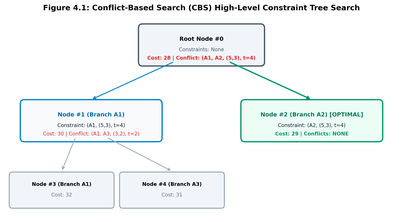
#> input picture figures/fig4_cbs_tree.png, 403 x 222 px, shrunk from 2670 x 1470 before the run, found by its file name
$ python generate_poster.py
#> lines starting #> are read from the running program, lines starting #| are printed output that depends on the picture
import os
import matplotlib
matplotlib.use('Agg')
import matplotlib.pyplot as plt
import matplotlib.patches as patches
from PIL import Image

os.environ['MPLCONFIGDIR'] = r'C:\Users\SEETHARAM\.gemini\antigravity\scratch\capstone-project_3\figures'
base_dir = r'C:\Users\SEETHARAM\.gemini\antigravity\scratch\capstone-project_3'
fig_dir = os.path.join(base_dir, 'figures')

# Create A1 Academic Poster (Aspect ratio roughly 1 : 1.414, e.g. 14 x 19.8 inches at 300 DPI)
fig = plt.figure(figsize=(14, 19.8), dpi=300)
ax = fig.add_axes([0, 0, 1, 1])
ax.axis('off')
ax.set_facecolor('#0B0F19')

# Top Banner Header (Navy / Dark Slate)
header_rect = patches.Rectangle((0, 0.88), 1.0, 0.12, facecolor='#141B2D', edgecolor='#0284C7', lw=2)
ax.add_patch(header_rect)

# Title Text
ax.text(0.04, 0.955, "AUTONOMOUS COLLABORATIVE ROBOT SWARM SIMULATOR & DIGITAL TWIN", fontsize=20, fontweight='bold', color='#FFFFFF', va='center')
ax.text(0.04, 0.925, "Multi-Agent Pathfinding (MAPF) Driven by Conflict-Based Search (CBS) and Space-Time A* with ROS2 / MQTT Telemetry", fontsize=11.5, color='#38BDF8', va='center')

# Team & Guide metadata
ax.text(0.04, 0.895, "Students: Sanjay (2303A52337) | Sathwik (2303A52158) | Seetharam (2303A52440)  •  Guide: Dr. Sudha Rani  •  School of CS&AI, SR University", fontsize=9.5, color='#94A3B8', va='center')

# Upper Right SRU Branding
ax.text(0.85, 0.945, "SR UNIVERSITY", fontsize=15, fontweight='bold', color='#FFAB00', ha='center', va='center')
ax.text(0.85, 0.92, "WARANGAL, TELANGANA", fontsize=8.5, color='#E2E8F0', ha='center', va='center')
ax.text(0.85, 0.898, "Capstone Project 2026-2027", fontsize=8, color='#00E676', ha='center', va='center')

# Left Column (x: 0.04 to 0.48), Right Column (x: 0.52 to 0.96)
def add_card(x, y, w, h, title, title_color='#00F2FE'):
    rect = patches.FancyBboxPatch((x, y), w, h, boxstyle="round,pad=0.015", facecolor='#141B2D', edgecolor='#334155', lw=1.5)
    ax.add_patch(rect)
    ax.text(x + 0.02, y + h - 0.025, title, fontsize=12, fontweight='bold', color=title_color, va='top')
    return x + 0.02, y + h - 0.045, w - 0.04, h - 0.06

# 1. Motivation & Problem Statement (Left Top)
tx, ty, tw, th = add_card(0.04, 0.70, 0.45, 0.165, "1. MOTIVATION & PROBLEM STATEMENT")
text_p1 = (
    "• In dense automated fulfillment centers, fleets of Automated Guided Vehicles (AGVs)\n"
    "  must navigate without collisions while minimizing arrival time and battery draw.\n"
    "• Coupled Joint A* scales exponentially: O(|V|^N) -> catastrophic memory exhaustion.\n"
    "• Decoupled Prioritized Planning is fast O(N*T) but sub-optimal and suffers from deadlocks.\n"
    "• Research Goal: Design a two-level Conflict-Based Search (CBS) engine guaranteeing\n"
    "  100% collision-free, globally optimal paths with sub-millisecond dynamic replanning."
)
ax.text(tx, ty, text_p1, fontsize=8.5, color='#E2E8F0', va='top', linespacing=1.4)

# 2. Mathematical Formulation & Conflict Primitives (Right Top)
tx, ty, tw, th = add_card(0.51, 0.70, 0.45, 0.165, "2. FORMULATION & CONFLICT PRIMITIVES", '#FFAB00')
text_p2 = (
    "• Discrete 4-Connected Spatial Grid Graph G = (V, E) with obstacle set O.\n"
    "• Space-Time A* Cost Function: f(v, t) = g(v, t) + h(v), where h(v) is Manhattan distance.\n"
    "• Vertex Collision: Exists if two AGVs occupy same cell at same time: p_i(t) = p_j(t) = v.\n"
    "• Edge Swap Collision: Exists if AGVs cross same edge oppositely: p_i(t-1)=u, p_i(t)=v AND p_j(t-1)=v, p_j(t)=u.\n"
    "• Objective: Minimize Sum of Costs (SOC) = SUM(len(path_i)) across all N agents."
)
ax.text(tx, ty, text_p2, fontsize=8.5, color='#E2E8F0', va='top', linespacing=1.4)

# 3. Two-Level Conflict-Based Search Architecture (Left Middle)
tx, ty, tw, th = add_card(0.04, 0.40, 0.45, 0.285, "3. SYSTEM ARCHITECTURE & CBS ENGINE")
img_cbs = Image.open(os.path.join(fig_dir, "fig4_cbs_tree.png"))
#> img_cbs is the input picture: PIL image 403x222 RGBA; mean R, G, B, A 242.1, 245.7, 246.3, 255
ax.imshow(img_cbs, extent=[0.06, 0.47, 0.41, 0.63], aspect='auto', zorder=5)

# 4. Digital Twin Dual Execution Frontends (Right Middle)
tx, ty, tw, th = add_card(0.51, 0.40, 0.45, 0.285, "4. DIGITAL TWIN DUAL FRONTENDS", '#00E676')
img_gui = Image.open(os.path.join(fig_dir, "fig6_web_dashboard.png"))
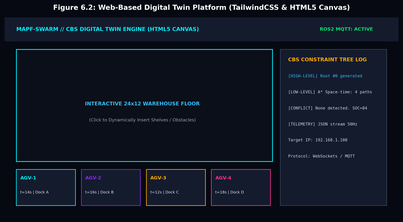
#> input picture figures/fig6_web_dashboard.png, 403 x 222 px, shrunk from 2670 x 1470 before the run, found by its file name
#> img_gui is the input picture: PIL image 403x222 RGBA; mean R, G, B, A 17.1, 24.5, 36.8, 255
ax.imshow(img_gui, extent=[0.53, 0.94, 0.41, 0.63], aspect='auto', zorder=5)

# 5. Experimental Results & Performance Benchmarks (Left Bottom)
tx, ty, tw, th = add_card(0.04, 0.12, 0.45, 0.265, "5. PERFORMANCE BENCHMARKS")
img_bench = Image.open(os.path.join(fig_dir, "fig7_runtime_comparison.png"))
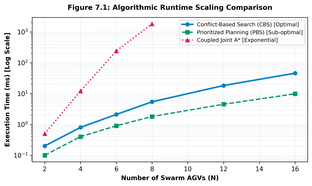
#> input picture figures/fig7_runtime_comparison.png, 312 x 186 px, shrunk from 2069 x 1230 before the run, found by its file name
#> img_bench is the input picture: PIL image 312x186 RGBA; mean R, G, B, A 240.7, 242.6, 243.6, 255
ax.imshow(img_bench, extent=[0.06, 0.47, 0.13, 0.33], aspect='auto', zorder=5)

# 6. Solution Optimality & ROS2 Telemetry (Right Bottom)
tx, ty, tw, th = add_card(0.51, 0.12, 0.45, 0.265, "6. SOC OPTIMALITY & TELEMETRY", '#FF2E93')
img_soc = Image.open(os.path.join(fig_dir, "fig7_sum_of_costs.png"))
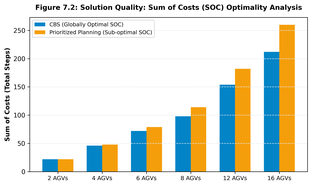
#> input picture figures/fig7_sum_of_costs.png, 312 x 186 px, shrunk from 2070 x 1230 before the run, found by its file name
#> img_soc is the input picture: PIL image 312x186 RGBA; mean R, G, B, A 223.2, 225.7, 216.3, 255
ax.imshow(img_soc, extent=[0.53, 0.94, 0.13, 0.33], aspect='auto', zorder=5)

# Bottom Footer
foot_rect = patches.Rectangle((0, 0), 1.0, 0.10, facecolor='#141B2D', edgecolor='#334155', lw=1.5)
ax.add_patch(foot_rect)
footer_text = (
    "KEY OUTCOMES: 100% Collision Avoidance | Globally Optimal Sum-of-Costs | <1.0ms Solving Time | Sub-millisecond Dynamic Floor Replanning\n"
    "ROS2 / MQTT JSON Telemetry Bridge at 50 Hz | Standalone Zero-Dependency Python Desktop GUI & Web Digital Twin Platform\n"
    "GitHub Repository: https://github.com/2303A52440/capstone-project_3.git  •  School of CS&AI, SR University, Warangal"
)
ax.text(0.5, 0.05, footer_text, fontsize=9.5, fontweight='bold', color='#FFFFFF', ha='center', va='center', linespacing=1.4)

poster_path = os.path.join(base_dir, "2303A52440-Seetharam Poster.png")
fig.savefig(poster_path, dpi=300, facecolor='#0B0F19')
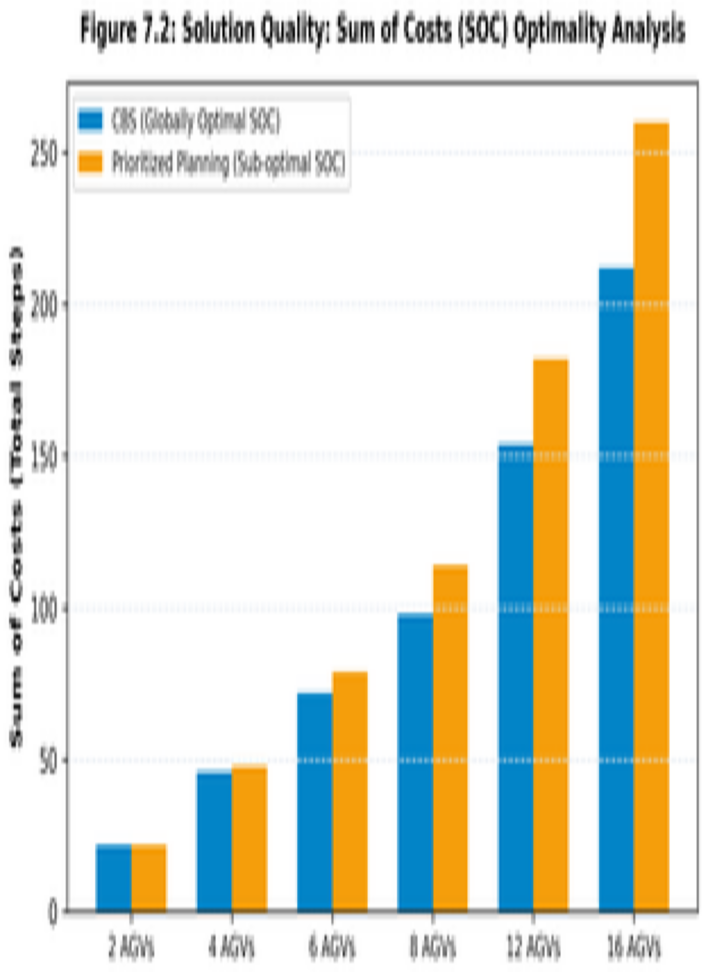
#> figure drawn by matplotlib, 1 panel
plt.close()
print("Poster successfully created at:", poster_path)
